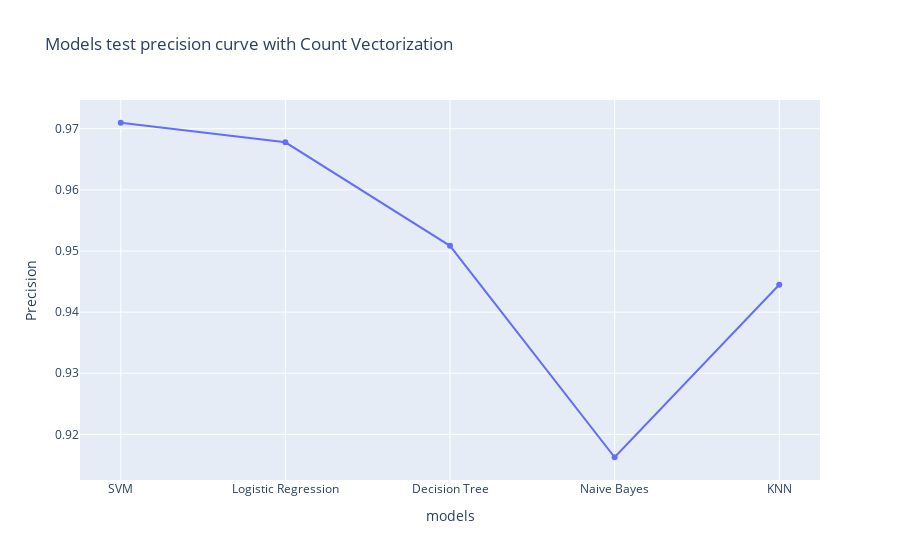

The cell this chart's notebook holds for it:
### Code cell
x_data_precision = [svc_precision,lr_precision,dt_precision,nb_precision,knn_precision]
px.line(x=y_data,y=x_data_precision,title="Models test precision curve with Count Vectorization",labels={'x':'models','y':'Precision'},markers='o')

### Figure 1 — Plotly figure (JSON) as saved in the notebook; plotly's stock layout.template omitted (floating-point values rounded to 4 significant figures)
{"data": [{"hovertemplate": "models=%{x}<br>Precision=%{y}<extra></extra>", "legendgroup": "", "line": {"color": "#636efa", "dash": "solid"}, "marker": {"symbol": "circle"}, "mode": "lines+markers", "name": "", "orientation": "v", "showlegend": false, "type": "scatter", "x": ["SVM", "Logistic Regression", "Decision Tree", "Naive Bayes", "KNN"], "xaxis": "x", "y": [0.971, 0.9678, 0.9508, 0.9163, 0.9445], "yaxis": "y"}], "layout": {"legend": {"tracegroupgap": 0}, "title": {"text": "Models test precision curve with Count Vectorization"}, "xaxis": {"anchor": "y", "domain": [0, 1], "title": {"text": "models"}}, "yaxis": {"anchor": "x", "domain": [0, 1], "title": {"text": "Precision"}}}}
